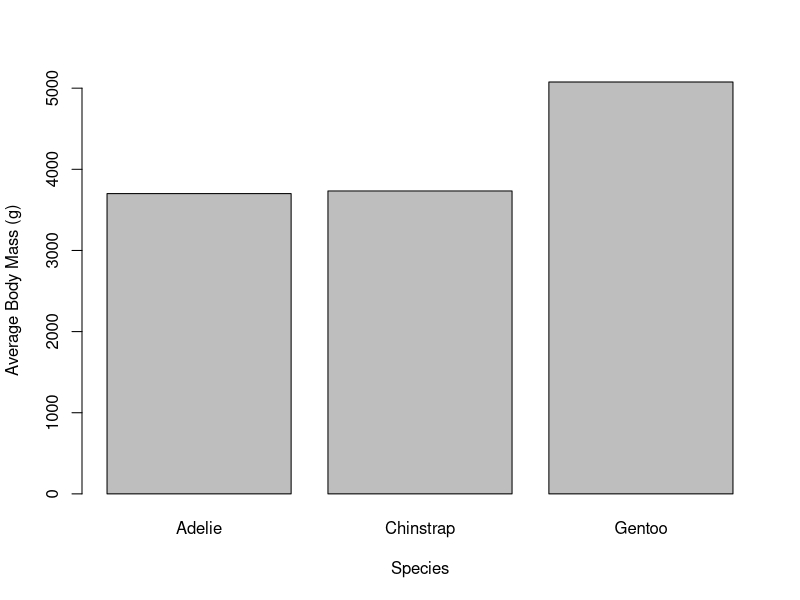

The R source for this figure:
## ---- chunk 1
#| warning: false

library(palmerpenguins)

head(penguins)
## ---- chunk 2
table(penguins$species)
## ---- chunk 3
average_mass <- aggregate(
  body_mass_g ~ species,
  data = penguins,
  FUN = mean
)

average_mass
## ---- chunk 4
#| label: fig-r-penguin-mass
#| fig-cap: "Average body mass by penguin species."

barplot(
  average_mass$body_mass_g,
  names.arg = average_mass$species,
  ylab = "Average Body Mass (g)",
  xlab = "Species"
)
